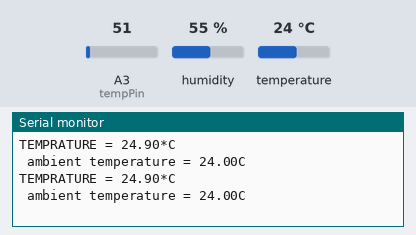
A sketch run on a simulated Arduino Uno, built with avr-gcc and run on an emulated ATmega328P. Shown: the last lines printed to the serial monitor. The test bench sets the inputs (shaded band); at power-on: temperature 24 °C, A3 (tempPin) = 51, humidity 55 %.

Above: at 3.8 s.
3.9 s: temperature set to 12 °C
At 7.4 s:
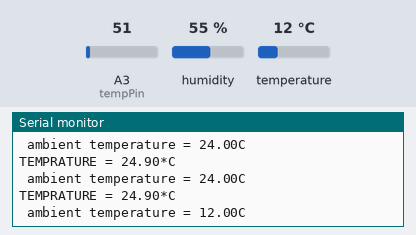
7.8 s: A3 (tempPin) set to 61
At 9.5 s:
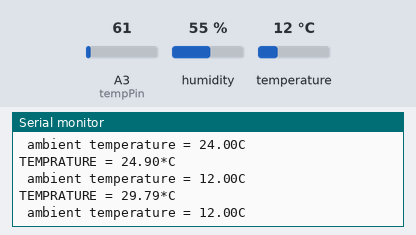
11.7 s: temperature set to 19 °C
At 12.7 s:
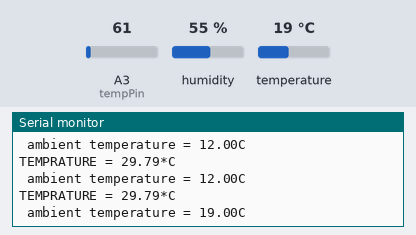
15.6 s: A3 (tempPin) set to 71
At 19.1 s:
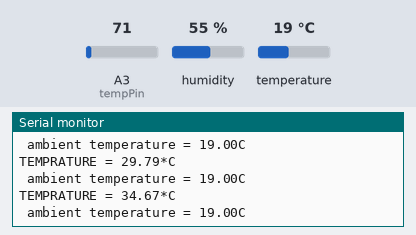
Timing chart, 0 to 20.5 s (numbered marks = the images above; inputs shaded):
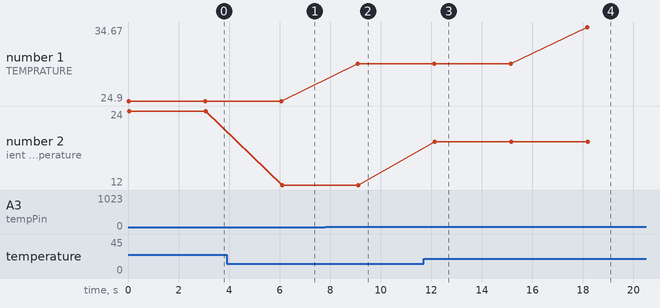

Measured:
- after the input at 3.9 s, the serial monitor: prints a new line after 2.2 s (image 1)
- after the input at 7.8 s, the serial monitor: prints a new line after 1.3 s (image 2)
- after the input at 11.7 s, the serial monitor: prints a new line after 0.44 s (image 3)
- after the input at 15.6 s, the serial monitor: prints a new line after 2.6 s (image 4)
- plotted number 1: 24.9 → 29.79 after the input at 7.8 s, 29.79 → 34.67 after the input at 15.6 s
- plotted number 2: 24 → 12 after the input at 3.9 s, 12 → 19 after the input at 11.7 s

The sketch:

test_1.ino
```cpp
#include <dht.h>
#define dhtPIN A0
dht DHT;
float temp=0;
#define tempPin  A3

void setup()
{
  Serial.begin(9600);
}

void loop()
{
  temp = analogRead(tempPin);
  DHT.read11(dhtPIN);
  temp = temp * 0.48828125;
  Serial.print("TEMPRATURE = ");
  Serial.print(temp);
  Serial.print("*C");
  Serial.println();
   Serial.print(" ambient temperature = ");
    Serial.print(DHT.temperature);
    Serial.println("C  ");

    delay(2000);
  delay(1000);
}
```
